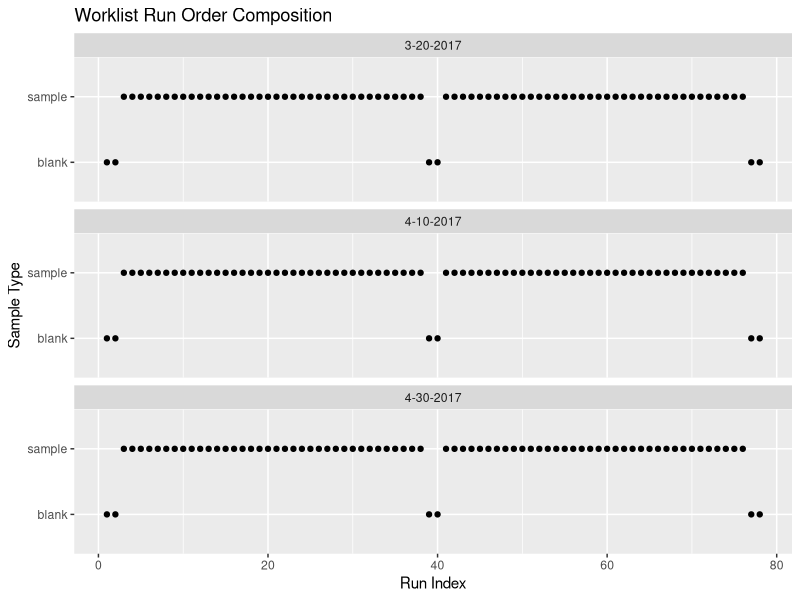
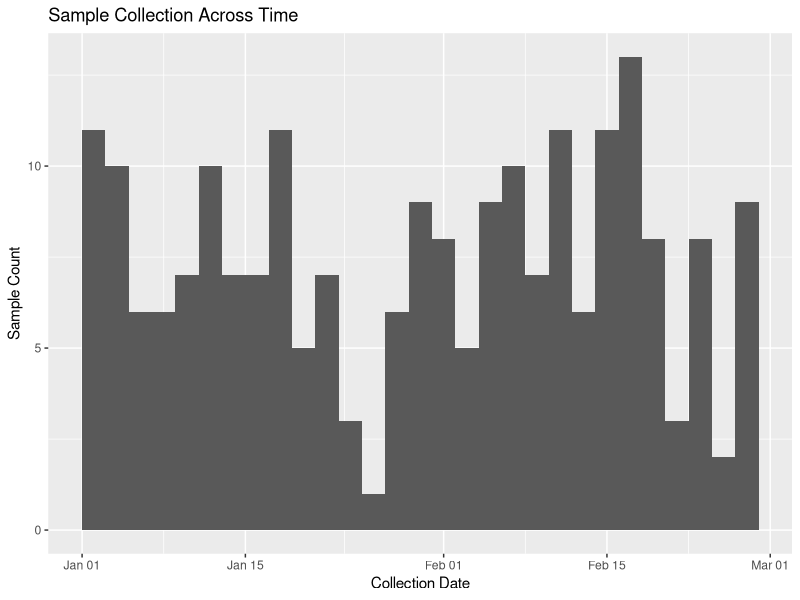
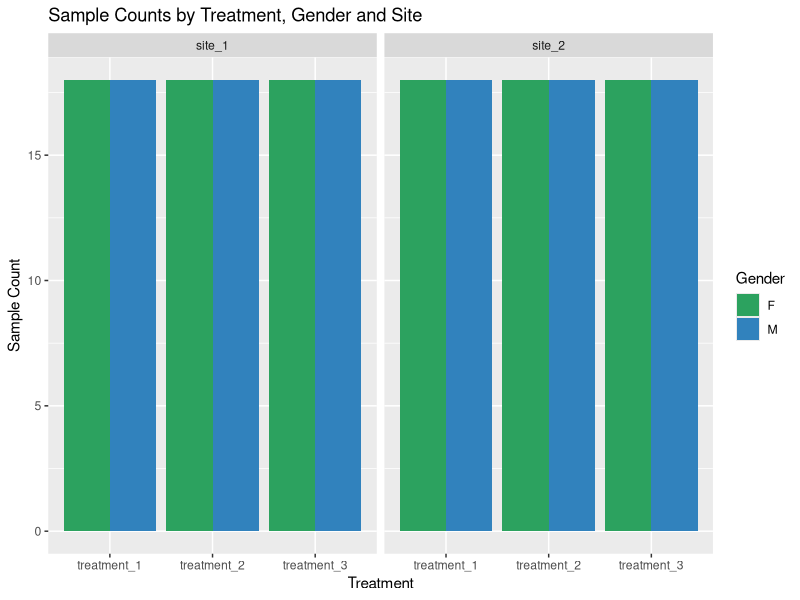
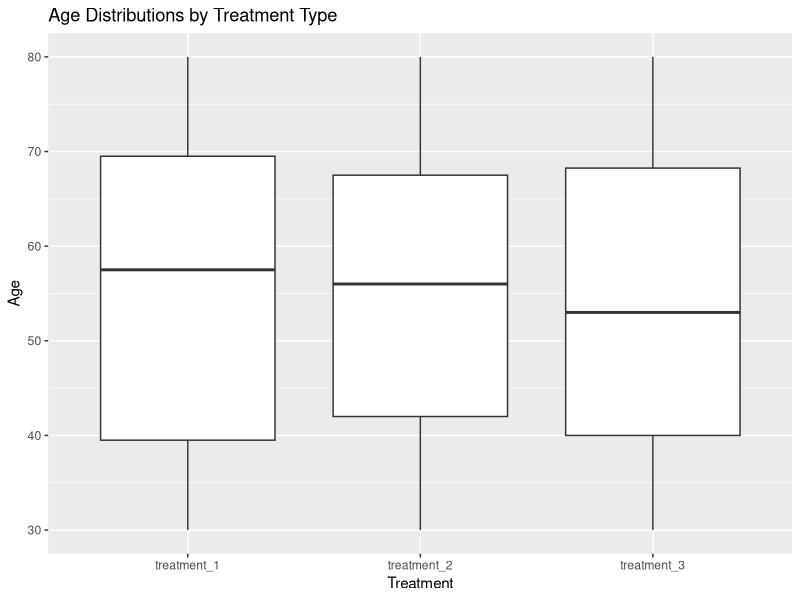
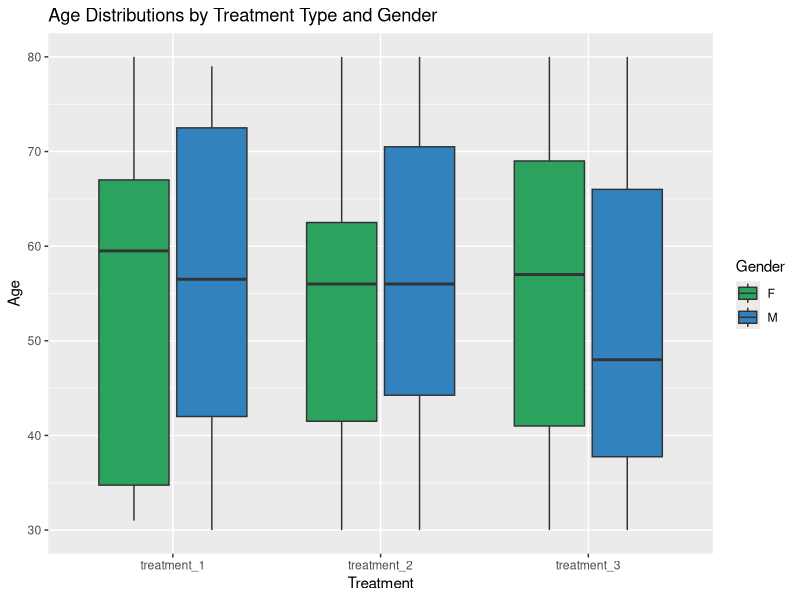
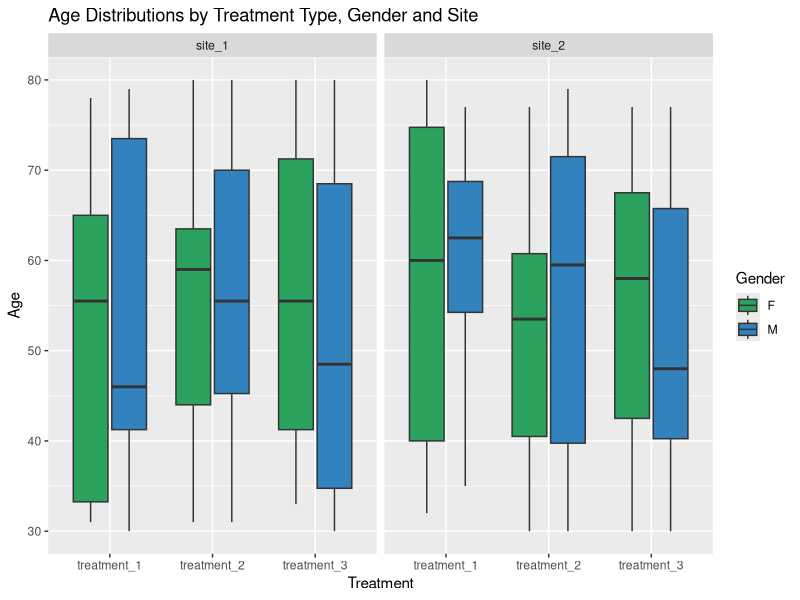

R code for these plots, in order:
## ---- chunk 1
knitr::opts_chunk$set(echo = TRUE)
library(tidyverse)
## ---- chunk 2
worklist_dat <- read_csv("parsed_data/worklist_data.csv")
exp_dat <- read_csv("parsed_data/experiment_attributes_data.csv")
## ---- chunk 3
ttl <- "Worklist Run Order Composition"
p1 <- ggplot(worklist_dat, aes(run_idx, sample_type)) + 
  geom_point() + 
  facet_wrap(~expr_date, ncol = 1) +
  xlab("Run Index") +
  ylab("Sample Type") +
  ggtitle(ttl)
p1

## ---- chunk 4
method_cnts <- worklist_dat %>% 
  group_by(sample_type) %>% 
  count(method)
knitr::kable(method_cnts)
## ---- chunk 5
ttl <- "Sample Collection Across Time"
p2 <- ggplot(exp_dat, aes(collection_date)) +
  stat_bin() +
  xlab("Collection Date") +
  ylab("Sample Count") +
  ggtitle(ttl)
p2
## ---- chunk 6
ttl <- "Sample Counts by Treatment, Gender and Site"
p3 <- ggplot(exp_dat, aes(treatment, fill = gender)) + 
  stat_count(position = "dodge") + 
  facet_wrap(~site) + 
  scale_fill_manual("Gender", values = c("#2ca25f", "#3182bd")) +
  xlab("Treatment") +
  ylab("Sample Count") +
  ggtitle(ttl)
p3
## ---- chunk 7
ttl <- "Age Distributions by Treatment Type"
p4 <- ggplot(exp_dat, aes(treatment, age)) +
  geom_boxplot() +
  xlab("Treatment") +
  ylab("Age") +
  ggtitle(ttl)
p4
## ---- chunk 8
ttl <- "Age Distributions by Treatment Type and Gender"
p5 <- ggplot(exp_dat, aes(treatment, age, fill = gender)) +
  geom_boxplot() +
  xlab("Treatment") +
  ylab("Age") +
  scale_fill_manual("Gender", values = c("#2ca25f", "#3182bd")) +
  ggtitle(ttl)
p5
## ---- chunk 9
ttl <- "Age Distributions by Treatment Type, Gender and Site"
p6 <- ggplot(exp_dat, aes(treatment, age, fill = gender)) +
  geom_boxplot() +
  xlab("Treatment") +
  ylab("Age") +
  scale_fill_manual("Gender", values = c("#2ca25f", "#3182bd")) +
  facet_wrap(~site) +
  ggtitle(ttl)
p6
